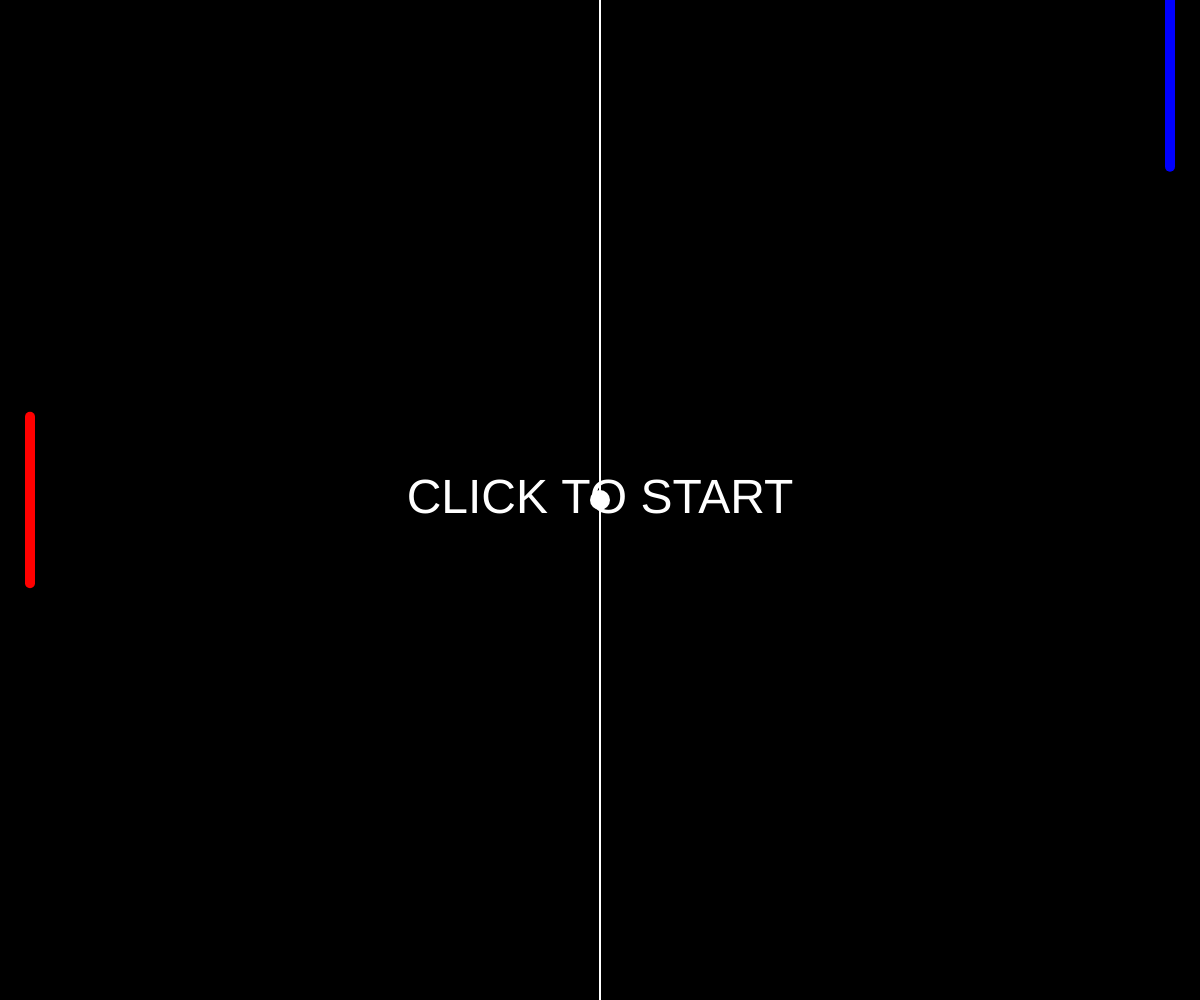
Frame 1 (no input)
Frame 60 (no input): identical to frame 1, image omitted
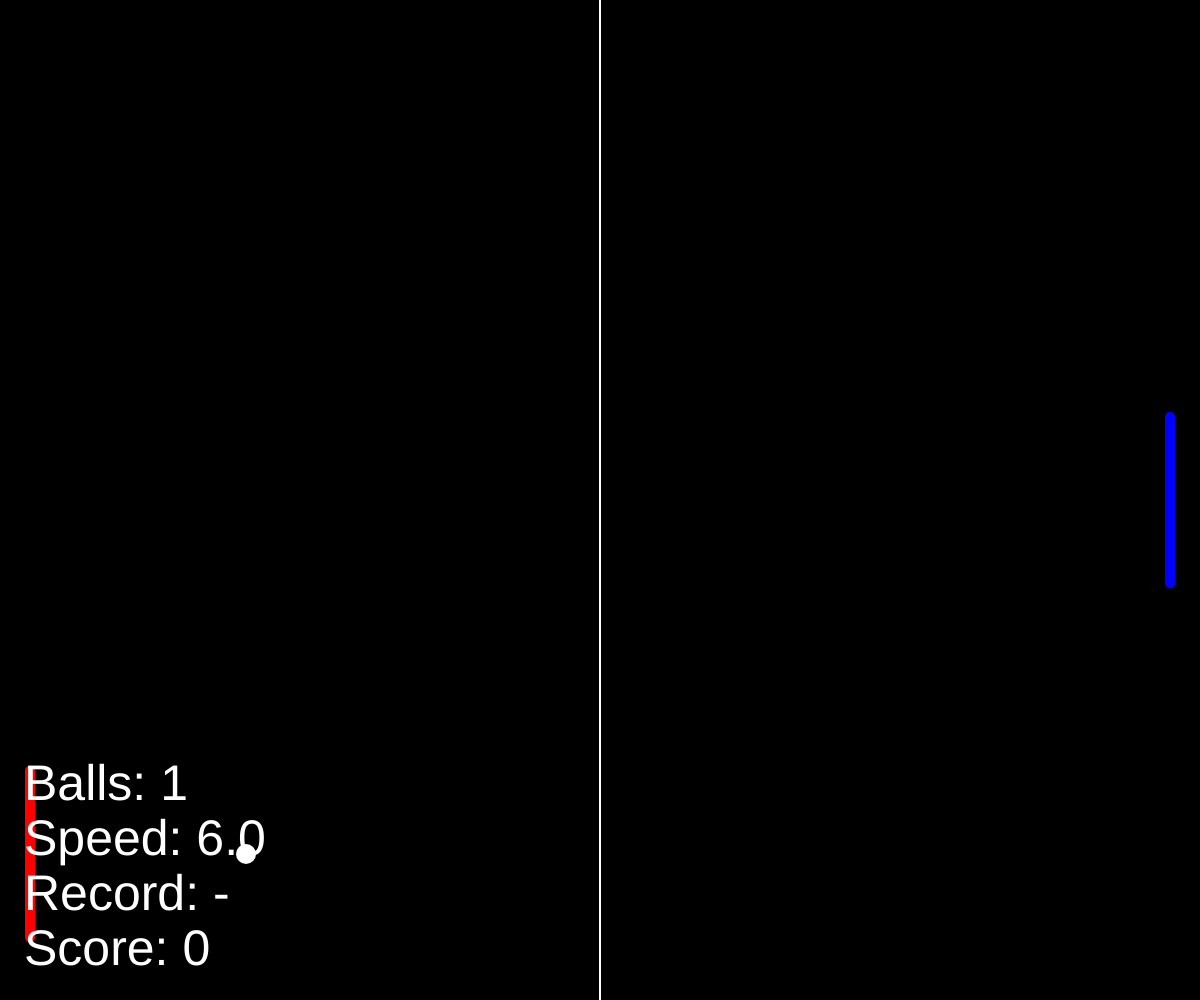
Frame 120 (the mouse pressed at the canvas centre since frame 60)

The p5.js sketch that drew these frames (run headless with seeded random() and noise() and a simulated clock; from frame 60 on, the mouse is pressed at the canvas centre):

// p5.js sketch
// ── sketch.js
// --- VARIABILI GLOBALI ---

let balls = [];           // Array che contiene tutte le palline attive nel gioco
let barBlueY;             // Posizione verticale della barra blu (cursore giocatore)
let prevBarBlueY;         // Posizione precedente della barra blu (per calcolare velocità movimento)
let lineLength;           // Lunghezza delle barre (rossa e blu)
let ballRadius = 10;      // Raggio standard delle palline piccole
let gameOver = false;     // Flag che indica se il gioco è terminato
let gameStarted = false;  // Flag che indica se il gioco è iniziato
let score = 0;            // Punteggio corrente
let highScore = 0;        // Record punteggio più alto
let initialSpeed = 6;     // Velocità iniziale delle palline piccole
let lastSpeedIncreaseScore = 0; // Ultimo punteggio in cui è stata aumentata la velocità
let lastBallAddedScore = 0;      // Ultimo punteggio in cui è stata aggiunta una pallina
let lastHitBall = null;          // Riferimento all'ultima pallina colpita dalla barra blu

// Flag per tenere traccia se la MegaBall è attiva
let megaBallActive = false;

// --- CLASSE BALL ---

class Ball {
  constructor(x, y, speedX, speedY, radius = ballRadius, isMega = false) {
    this.x = x;             // Coordinata X
    this.y = y;             // Coordinata Y
    this.speedX = speedX;   // Velocità orizzontale
    this.speedY = speedY;   // Velocità verticale
    this.radius = radius;   // Raggio pallina (default 10)
    this.active = true;     // Stato attivo/inattivo
    this.isMega = isMega;   // Flag se è MegaBall (palla grande)
  }
  
  update() {
    if (!gameStarted) return;  // Se gioco non iniziato, non aggiornare
    
    this.x += this.speedX;
    this.y += this.speedY;
    
    // Rimbalzo alto/basso
    if (this.y - this.radius <= 0 || this.y + this.radius >= height) {
      this.speedY = -this.speedY;
    }
    
    // Se pallina esce a destra (solo per palline normali)
    if (!this.isMega && this.x - this.radius > width) {
      this.active = false;
    }
    
    // Per MegaBall il game over avviene quando esce a sinistra
    if (this.isMega && this.x + this.radius < 0) {
      this.active = false;
    }
  }
  
  display() {
    noStroke();
    if (this.isMega) {
      fill(255, 165, 0); // Colore arancione per MegaBall
    } else {
      fill(255); // Bianco per le palline normali
    }
    ellipse(this.x, this.y, this.radius * 2, this.radius * 2);
  }
  
  // Barra rossa segue questa pallina (solo per palline normali e MegaBall)
  displayRedBar() {
    stroke(255, 0, 0);
    strokeWeight(10);
    let barY = constrain(this.y, lineLength / 2, height - lineLength / 2);
    line(30, barY - lineLength / 2, 30, barY + lineLength / 2);
  }
  
  // Collisione con barra rossa (solo palline normali e MegaBall)
  checkRedBarCollision() {
    let barY = constrain(this.y, lineLength / 2, height - lineLength / 2);
    if (this.x - this.radius <= 30 + 10 && abs(this.y - barY) <= lineLength / 2) {
      // Se è MegaBall, attiva la divisione in due palline veloci
      if (this.isMega) {
        this.active = false;      // Disattiva la MegaBall
        splitMegaBall(this);      // Divide MegaBall in due palline piccole
      } else {
        this.speedX = abs(this.speedX); // Inverti verso destra la pallina normale
      }
    }
  }
  
  // Collisione con barra blu (giocatore)
  checkBlueBarCollision(blueBarY, barBlueSpeed) {
    if (this.x + this.radius >= width - 30 - 10 && abs(this.y - blueBarY) <= lineLength / 2) {
      this.speedX = -abs(this.speedX); // Inverti verso sinistra
      
      // Influenza velocità verticale in base alla velocità barra blu
      let maxInfluence = 4;
      this.speedY += barBlueSpeed * 0.4;
      this.speedY = constrain(this.speedY, -maxInfluence, maxInfluence);
      
      lastHitBall = this;   // Registra come ultima pallina colpita
      score++;              // Aumenta punteggio
      
      // Aumenta velocità ogni 5 punti
      if (score % 5 === 0 && score > lastSpeedIncreaseScore) {
        let speedIncrease = 0.5;
        this.speedX = this.speedX > 0 ? this.speedX + speedIncrease : this.speedX - speedIncrease;
        this.speedY = this.speedY > 0 ? this.speedY + speedIncrease : this.speedY - speedIncrease;
        lastSpeedIncreaseScore = score;
      }
      
      // Aggiunge nuova pallina ogni 4 punti (se non è MegaBall)
      if (!megaBallActive && score % 4 === 0 && score > lastBallAddedScore) {
        addNewBall();
        lastBallAddedScore = score;
      }
      
      // Se raggiungiamo 10 palline, creiamo la MegaBall
      if (!megaBallActive && balls.filter(b => b.active).length >= 10) {
        createMegaBall();
      }
      
      return true;
    }
    return false;
  }
}

// --- FUNZIONE PER CREARE LA MEGABALL ---

function createMegaBall() {
  // Rimuovi tutte le palline attive
  balls = [];
  
  // Crea MegaBall gigante al centro, 20 volte più grande
  let megaRadius = ballRadius * 20;
  let x = width / 2;
  let y = height / 2;
  let speedX = -initialSpeed; // Sempre verso sinistra (verso barra rossa)
  let speedY = 0;
  
  let megaBall = new Ball(x, y, speedX, speedY, megaRadius, true);
  balls.push(megaBall);
  
  megaBallActive = true; // Attiva il flag MegaBall
}

// --- FUNZIONE PER DIVIDERE LA MEGABALL IN DUE PALLINE VELOCI ---

function splitMegaBall(megaBall) {
  // Le due nuove palline avranno raggio standard, velocità doppia rispetto alla MegaBall
  let newSpeed = abs(megaBall.speedX) * 2;
  let radius = ballRadius;
  
  // Posizione centrale di partenza per entrambe le nuove palline
  let baseX = megaBall.x;
  let baseY = megaBall.y;
  
  // Pallina che va verso l'alto
  let ballUp = new Ball(
    baseX, baseY,
    newSpeed,   // Velocità X verso destra
    -newSpeed   // Velocità Y verso l'alto
  );
  
  // Pallina che va verso il basso
  let ballDown = new Ball(
    baseX, baseY,
    newSpeed,    // Velocità X verso destra
    newSpeed     // Velocità Y verso il basso
  );
  
  // Sostituisci array palline con queste due
  balls = [ballUp, ballDown];
  
  megaBallActive = false; // MegaBall non più attiva
}

// --- FUNZIONI PRINCIPALI ---

function setup() {
  createCanvas(windowWidth, windowHeight);
  lineLength = windowHeight / 6;
  barBlueY = mouseY;
  prevBarBlueY = barBlueY;
  resetGame();
}

function windowResized() {
  resizeCanvas(windowWidth, windowHeight);
}

function draw() {
  background(0);
  
  // Linea centrale verticale
  stroke(255);
  strokeWeight(2);
  line(width / 2, 0, width / 2, height);
  
  // Barra blu (giocatore)
  stroke(0, 0, 255);
  strokeWeight(10);
  prevBarBlueY = barBlueY;
  barBlueY = constrain(mouseY, lineLength / 2, height - lineLength / 2);
  line(width - 30, barBlueY - lineLength / 2, width - 30, barBlueY + lineLength / 2);
  
  // Calcola velocità barra blu (per influenzare palline)
  let barBlueSpeed = barBlueY - prevBarBlueY;
  
  // Controlla se tutte le palline sono inattive (game over)
  let allBallsInactive = true;
  
  // Aggiorna, disegna e controlla collisioni per ogni pallina attiva
  for (let ball of balls) {
    if (ball.active) {
      allBallsInactive = false;
      ball.displayRedBar();
      ball.display();
      ball.update();
      ball.checkRedBarCollision();
      ball.checkBlueBarCollision(barBlueY, barBlueSpeed);
    }
  }
  
  // Game over se tutte le palline inattive e gioco iniziato
  if (allBallsInactive && balls.length > 0 && gameStarted) {
    gameOver = true;
  }
  
  noStroke();
  
  // Mostra punteggio e info se gioco iniziato
  if (gameStarted) {
    let margin = width / 50;
    let scoreTextSize = height / 20;
    textSize(scoreTextSize);
    fill(255);
    textAlign(LEFT, BOTTOM);
    
    text("Score: " + score, margin, height - margin);
    let recordText = highScore > 0 ? highScore : "-";
    text("Record: " + recordText, margin, height - margin - scoreTextSize - 5);
    
    // Mostra velocità massima tra palline attive
    if (balls.length > 0) {
      let maxSpeed = 0;
      for (let ball of balls) {
        if (ball.active) {
          let currentSpeed = abs(ball.speedX);
          if (currentSpeed > maxSpeed) maxSpeed = currentSpeed;
        }
      }
      text("Speed: " + maxSpeed.toFixed(1), margin, height - margin - (scoreTextSize * 2) - 10);
    }
    
    // Mostra numero palline in gioco
    let activeBalls = balls.filter(b => b.active).length;
    text("Balls: " + activeBalls, margin, height - margin - (scoreTextSize * 3) - 15);
  }
  
  // Testo inizio gioco
  if (!gameStarted && !gameOver) {
    textAlign(CENTER, CENTER);
    textSize(48);
    fill(255);
    text("CLICK TO START", width / 2, height / 2);
  }
  
  // Testo Game Over
  if (gameOver) {
    textAlign(CENTER, CENTER);
    textSize(64);
    fill(255, 0, 0);
    text("GAME OVER", width / 2, height / 2);
    text("impegnati di più", width / 2, height / 2 + 80);
    fill(255);
    textSize(24);
    text("click to restart", width / 2, height / 2 + 140);
  }
}

// --- AGGIUNGI NUOVA PALLINA PICCOLA ---

function addNewBall() {
  // Posizione centrale
  let x = width / 2;
  let y = height / 2;
  let speedX, speedY;
  
  if (lastHitBall && lastHitBall.active && gameStarted) {
    // 3/4 velocità dell'ultima pallina colpita
    let baseSpeedX = abs(lastHitBall.speedX) * 0.75;
    let baseSpeedY = abs(lastHitBall.speedY) * 0.75;
    
    speedX = -baseSpeedX; // Verso sinistra
    speedY = baseSpeedY * (random() > 0.5 ? 1 : -1); // Direzione verticale casuale
  } else {
    speedX = -initialSpeed;
    speedY = initialSpeed * (random() > 0.5 ? 1 : -1);
  }
  
  balls.push(new Ball(x, y, speedX, speedY));
}

// --- RESET DEL GIOCO ---

function resetGame() {
  // Aggiorna record
  if (score > highScore) {
    highScore = score;
  }
  
  balls = [];
  addNewBall();
  
  score = 0;
  lastSpeedIncreaseScore = 0;
  lastBallAddedScore = 0;
  lastHitBall = null;
  gameOver = false;
  gameStarted = false;
  megaBallActive = false;
}

// --- GESTIONE CLICK MOUSE ---

function mousePressed() {
  if (!gameStarted && !gameOver) {
    gameStarted = true;
  } else if (gameOver) {
    resetGame();
  }
}
